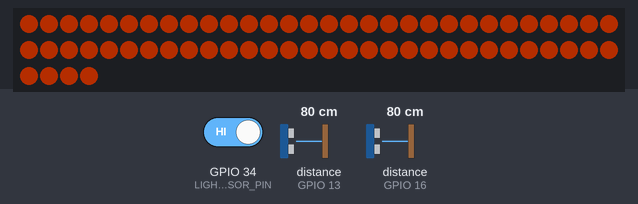
Simulated run of this program. Board: ESP32. Parts: 64 RGB LEDs in strip order, left to right, continuing on the next row. The test bench sets the inputs (shaded band); at power-on: GPIO 34 (LIGHT_SENSOR_PIN) LOW, distance to the obstacle (sensors on GPIO 13, GPIO 16) 80 cm. The echo pulse lasts 58.3 µs per cm; dim RGB values are drawn brighter than linear.

1.3 s: GPIO 34 (LIGHT_SENSOR_PIN) driven HIGH
Above: at 3.9 s.
Timing chart, 0 to 5.4 s (numbered marks = the images above; inputs shaded):
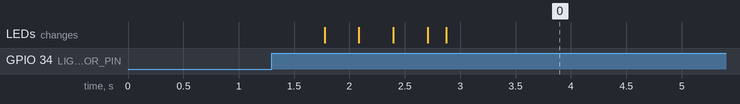

The program:

main.cpp
```cpp
// ----------------------------
// NightGlow - Automatic Bed Lights
// Author: Yosu Sanz Iriarte
// ----------------------------

#include <Arduino.h>
#include <Adafruit_NeoPixel.h>
#include <NewPing.h>

// Ultrasonic sensor pins
#define TRIG_PIN_1 14
#define ECHO_PIN_1 13
#define TRIG_PIN_2 17
#define ECHO_PIN_2 16

// Sensors configuration
const uint16_t SONAR_MAX_DISTANCE = 200;
const uint16_t PERSON_DETECTION_DISTANCE = 120;

// Light sensor
#define LIGHT_SENSOR_PIN 34

// LED strip configuration
#define LED_DATA_PIN 5
const uint16_t NUM_LEDS = 64;
const uint8_t LED_BRIGHTNESS = 64;
const uint8_t LED_COLOR_R = 255;
const uint8_t LED_COLOR_G = 65;
const uint8_t LED_COLOR_B = 0;

// Timings
const unsigned long LIGHT_ON_DURATION = 1000UL * 120;
uint8_t timesPersonDetected = 0;


Adafruit_NeoPixel strip(NUM_LEDS, LED_DATA_PIN, NEO_GRB + NEO_KHZ800);
NewPing sonar1(TRIG_PIN_1, ECHO_PIN_1, SONAR_MAX_DISTANCE);
NewPing sonar2(TRIG_PIN_2, ECHO_PIN_2, SONAR_MAX_DISTANCE);

void setup() {
	Serial.begin(115200);
	pinMode(LIGHT_SENSOR_PIN, INPUT);

	strip.begin();
	strip.setBrightness(LED_BRIGHTNESS);
	strip.show();
}

void fadeIn() {
	for (int bLevel = 0; bLevel <= LED_BRIGHTNESS; bLevel++) {
		strip.setBrightness(bLevel);
		for (int i = 0; i < NUM_LEDS; i++) {
			strip.setPixelColor(i, strip.Color(LED_COLOR_R, LED_COLOR_G, LED_COLOR_B));
		}
		strip.show();

		delay(15);
	}
}

void fadeOut() {
	for (int bLevel = LED_BRIGHTNESS; bLevel >= 0; bLevel--) {
		strip.setBrightness(bLevel);
		strip.show();

		delay(15);
	}

	strip.clear();
	strip.show();
}

void loop() {
	int lightSensorValue = digitalRead(LIGHT_SENSOR_PIN);

	if (lightSensorValue == HIGH) {
		unsigned int distance1  = sonar1.ping_cm();
		unsigned int distance2  = sonar2.ping_cm();

		bool isPersonDetected = (
									(distance1  > 5 && distance1 < PERSON_DETECTION_DISTANCE) ||
									(distance2  > 5 && distance2 < PERSON_DETECTION_DISTANCE)
								);

		if (isPersonDetected) {
			timesPersonDetected++;

			if (timesPersonDetected >= 5) {
				fadeIn();
				delay(LIGHT_ON_DURATION);
				fadeOut();
				timesPersonDetected = 0;
			}
		} else {
			timesPersonDetected = 0;
		}
	}

	delay(100);
}
```

Measured:
- after the input at 1.3 s, the LEDs: first change after 0.47 s (image 0 shows a later state)
